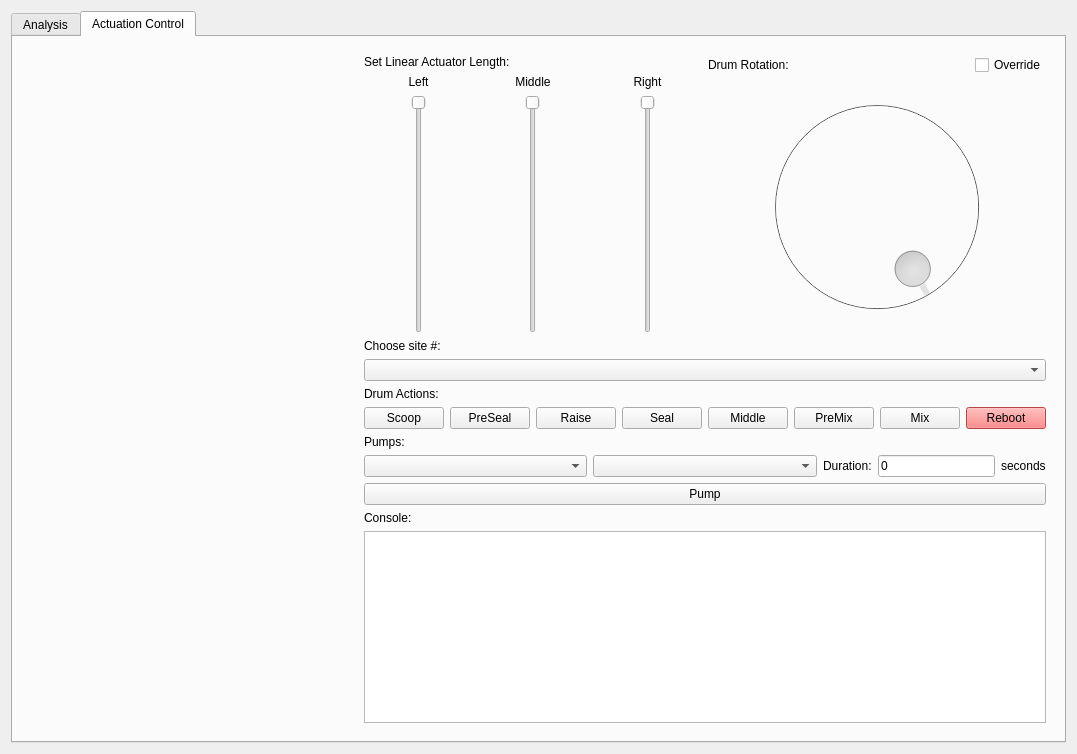
<?xml version="1.0" encoding="UTF-8"?>
<ui version="4.0">
 <class>Science</class>
 <widget class="QWidget" name="Science">
  <property name="geometry">
   <rect>
    <x>0</x>
    <y>0</y>
    <width>1077</width>
    <height>754</height>
   </rect>
  </property>
  <property name="sizePolicy">
   <sizepolicy hsizetype="Expanding" vsizetype="Expanding">
    <horstretch>0</horstretch>
    <verstretch>0</verstretch>
   </sizepolicy>
  </property>
  <property name="windowTitle">
   <string>Science</string>
  </property>
  <layout class="QVBoxLayout" name="verticalLayout_2">
   <item>
    <widget class="QTabWidget" name="scienceControl">
     <property name="sizePolicy">
      <sizepolicy hsizetype="Preferred" vsizetype="Preferred">
       <horstretch>0</horstretch>
       <verstretch>0</verstretch>
      </sizepolicy>
     </property>
     <property name="currentIndex">
      <number>1</number>
     </property>
     <widget class="QWidget" name="analysis_tab">
      <property name="sizePolicy">
       <sizepolicy hsizetype="Expanding" vsizetype="Expanding">
        <horstretch>0</horstretch>
        <verstretch>0</verstretch>
       </sizepolicy>
      </property>
      <attribute name="title">
       <string>Analysis</string>
      </attribute>
      <layout class="QGridLayout" name="gridLayout_2">
       <item row="0" column="1">
        <layout class="QHBoxLayout" name="horizontalLayout_6">
         <item>
          <layout class="QVBoxLayout" name="verticalLayout_4">
           <item>
            <widget class="QLabel" name="cuvette">
             <property name="text">
              <string>Cuvettes:</string>
             </property>
            </widget>
           </item>
           <item>
            <widget class="QComboBox" name="cuvette_number_choice">
             <property name="currentText">
              <string/>
             </property>
             <property name="currentIndex">
              <number>0</number>
             </property>
             <item>
              <property name="text">
               <string/>
              </property>
             </item>
             <item>
              <property name="text">
               <string>Pump Position 1</string>
              </property>
             </item>
             <item>
              <property name="text">
               <string>Pump Position 2</string>
              </property>
             </item>
             <item>
              <property name="text">
               <string>Pump Position 3</string>
              </property>
             </item>
             <item>
              <property name="text">
               <string>Pump Position 4</string>
              </property>
             </item>
             <item>
              <property name="text">
               <string>Site 1 Test 1</string>
              </property>
             </item>
             <item>
              <property name="text">
               <string>Site 1 Test 2</string>
              </property>
             </item>
             <item>
              <property name="text">
               <string>Site 1 Test 3</string>
              </property>
             </item>
             <item>
              <property name="text">
               <string>Site 1 Test 4</string>
              </property>
             </item>
             <item>
              <property name="text">
               <string>Site 2 Test 1</string>
              </property>
             </item>
             <item>
              <property name="text">
               <string>Site 2 Test 2</string>
              </property>
             </item>
             <item>
              <property name="text">
               <string>Site 2 Test 3</string>
              </property>
             </item>
             <item>
              <property name="text">
               <string>Site 2 Test 4</string>
              </property>
             </item>
             <item>
              <property name="text">
               <string>Site 3 Test 1</string>
              </property>
             </item>
             <item>
              <property name="text">
               <string>Site 3 Test 2</string>
              </property>
             </item>
             <item>
              <property name="text">
               <string>Site 3 Test 3</string>
              </property>
             </item>
             <item>
              <property name="text">
               <string>Site 3 Test 4</string>
              </property>
             </item>
             <item>
              <property name="text">
               <string>Control 1</string>
              </property>
             </item>
             <item>
              <property name="text">
               <string>Control 2</string>
              </property>
             </item>
            </widget>
           </item>
           <item>
            <widget class="QPushButton" name="move_cuvette_button">
             <property name="text">
              <string>Move Cuvette</string>
             </property>
            </widget>
           </item>
           <item>
            <widget class="QLabel" name="label_5">
             <property name="text">
              <string>Spectrometer:</string>
             </property>
            </widget>
           </item>
           <item>
            <layout class="QHBoxLayout" name="horizontalLayout_5">
             <item>
              <widget class="QLabel" name="label_6">
               <property name="sizePolicy">
                <sizepolicy hsizetype="Maximum" vsizetype="Preferred">
                 <horstretch>0</horstretch>
                 <verstretch>0</verstretch>
                </sizepolicy>
               </property>
               <property name="text">
                <string>Integration Time:</string>
               </property>
              </widget>
             </item>
             <item>
              <widget class="QLineEdit" name="integration_time_edit">
               <property name="sizePolicy">
                <sizepolicy hsizetype="Preferred" vsizetype="Fixed">
                 <horstretch>0</horstretch>
                 <verstretch>0</verstretch>
                </sizepolicy>
               </property>
               <property name="text">
                <string>100000</string>
               </property>
               <property name="alignment">
                <set>Qt::AlignRight|Qt::AlignTrailing|Qt::AlignVCenter</set>
               </property>
               <property name="placeholderText">
                <string>Default: 100000</string>
               </property>
              </widget>
             </item>
            </layout>
           </item>
           <item>
            <widget class="QPushButton" name="spectrometer_capture_button">
             <property name="text">
              <string>Capture</string>
             </property>
            </widget>
           </item>
           <item>
            <widget class="QCheckBox" name="light_toggle_checkbox">
             <property name="text">
              <string>Light Switch</string>
             </property>
            </widget>
           </item>
           <item>
            <widget class="QLabel" name="label">
             <property name="text">
              <string>You're Doing Great Honey &lt;3</string>
             </property>
            </widget>
           </item>
          </layout>
         </item>
         <item>
          <layout class="QVBoxLayout" name="verticalLayout_10">
           <item>
            <widget class="QLabel" name="history">
             <property name="text">
              <string>Spectrometer History:</string>
             </property>
            </widget>
           </item>
           <item>
            <widget class="QListWidget" name="history_list">
             <property name="sizePolicy">
              <sizepolicy hsizetype="Preferred" vsizetype="Preferred">
               <horstretch>0</horstretch>
               <verstretch>0</verstretch>
              </sizepolicy>
             </property>
            </widget>
           </item>
           <item>
            <layout class="QHBoxLayout" name="horizontalLayout">
             <item>
              <widget class="QPushButton" name="delete_capture">
               <property name="text">
                <string>Delete Capture</string>
               </property>
              </widget>
             </item>
             <item>
              <widget class="QPushButton" name="clear_history">
               <property name="text">
                <string>Clear History</string>
               </property>
              </widget>
             </item>
            </layout>
           </item>
          </layout>
         </item>
        </layout>
       </item>
       <item row="4" column="1">
        <widget class="SuperCameraWidget" name="camera3" native="true">
         <property name="sizePolicy">
          <sizepolicy hsizetype="Expanding" vsizetype="Expanding">
           <horstretch>0</horstretch>
           <verstretch>0</verstretch>
          </sizepolicy>
         </property>
        </widget>
       </item>
       <item row="0" column="0" rowspan="5">
        <layout class="QVBoxLayout" name="verticalLayout_7">
         <item>
          <layout class="QHBoxLayout" name="horizontalLayout_2">
           <item>
            <widget class="QGroupBox" name="groupBox">
             <property name="title">
              <string>Porphyrin Overlays:</string>
             </property>
             <layout class="QGridLayout" name="gridLayout_10">
              <item row="1" column="0">
               <widget class="QCheckBox" name="chlorophyll_gt500_overlay">
                <property name="text">
                 <string>Chlorophyll &gt;500</string>
                </property>
               </widget>
              </item>
              <item row="1" column="1">
               <widget class="QCheckBox" name="egg_shell_gt500_overlay">
                <property name="text">
                 <string>Egg Shell &gt;500</string>
                </property>
               </widget>
              </item>
              <item row="0" column="0">
               <widget class="QCheckBox" name="chlorophyll_lt500_overlay">
                <property name="text">
                 <string>Chlorophyll &lt;500</string>
                </property>
               </widget>
              </item>
              <item row="0" column="1">
               <widget class="QCheckBox" name="egg_shell_lt500_overlay">
                <property name="text">
                 <string>Egg Shell &lt;500</string>
                </property>
               </widget>
              </item>
             </layout>
            </widget>
           </item>
           <item>
            <widget class="QGroupBox" name="groupBox_3">
             <property name="title">
              <string>Control Overlays:</string>
             </property>
             <layout class="QGridLayout" name="gridLayout_9">
              <item row="0" column="0">
               <widget class="QCheckBox" name="ipa_gt500_overlay">
                <property name="text">
                 <string>Isopropyl Alc &lt;500</string>
                </property>
               </widget>
              </item>
              <item row="0" column="2">
               <widget class="QLabel" name="label_4">
                <property name="text">
                 <string/>
                </property>
               </widget>
              </item>
              <item row="1" column="0">
               <widget class="QCheckBox" name="ipa_lt500_overlay">
                <property name="text">
                 <string>Isopropyl Alc &gt;500</string>
                </property>
               </widget>
              </item>
             </layout>
            </widget>
           </item>
          </layout>
         </item>
         <item>
          <widget class="QGroupBox" name="groupBox_2">
           <property name="title">
            <string>Terpenoids Overlays:</string>
           </property>
           <layout class="QGridLayout" name="gridLayout">
            <item row="1" column="0">
             <widget class="QCheckBox" name="egg_yolk_gt500_overlay">
              <property name="text">
               <string>Egg Yolk &gt;500</string>
              </property>
             </widget>
            </item>
            <item row="0" column="0">
             <widget class="QCheckBox" name="egg_yolk_lt500_overlay">
              <property name="text">
               <string>Egg Yolk &lt;500</string>
              </property>
             </widget>
            </item>
            <item row="0" column="2">
             <widget class="QCheckBox" name="carrot_lt500_overlay">
              <property name="text">
               <string>Carrot &lt;500</string>
              </property>
             </widget>
            </item>
            <item row="1" column="1">
             <widget class="QCheckBox" name="tangerine_gt500_overlay">
              <property name="text">
               <string>Tangerine &gt;500</string>
              </property>
             </widget>
            </item>
            <item row="0" column="1">
             <widget class="QCheckBox" name="tangerine_lt500_overlay">
              <property name="text">
               <string>Tangerine &lt;500</string>
              </property>
             </widget>
            </item>
            <item row="1" column="2">
             <widget class="QCheckBox" name="carrot_gt500_overlay">
              <property name="text">
               <string>Carrot &gt;500</string>
              </property>
             </widget>
            </item>
           </layout>
          </widget>
         </item>
         <item>
          <widget class="GraphWidget" name="graph" native="true">
           <property name="sizePolicy">
            <sizepolicy hsizetype="Expanding" vsizetype="Expanding">
             <horstretch>0</horstretch>
             <verstretch>0</verstretch>
            </sizepolicy>
           </property>
          </widget>
         </item>
        </layout>
       </item>
      </layout>
     </widget>
     <widget class="QWidget" name="actuation_control_tab">
      <property name="sizePolicy">
       <sizepolicy hsizetype="Expanding" vsizetype="Expanding">
        <horstretch>0</horstretch>
        <verstretch>0</verstretch>
       </sizepolicy>
      </property>
      <attribute name="title">
       <string>Actuation Control</string>
      </attribute>
      <layout class="QGridLayout" name="gridLayout_3" columnstretch="1,2">
       <item row="3" column="1" rowspan="3">
        <widget class="QWidget" name="widget" native="true">
         <layout class="QVBoxLayout" name="verticalLayout">
          <item>
           <layout class="QHBoxLayout" name="horizontalLayout_9" stretch="0,0">
            <item>
             <layout class="QVBoxLayout" name="verticalLayout_5">
              <item>
               <widget class="QLabel" name="label_9">
                <property name="text">
                 <string>Set Linear Actuator Length:</string>
                </property>
               </widget>
              </item>
              <item>
               <layout class="QGridLayout" name="gridLayout_4">
                <item row="0" column="1">
                 <widget class="QLabel" name="label_7">
                  <property name="sizePolicy">
                   <sizepolicy hsizetype="Expanding" vsizetype="Preferred">
                    <horstretch>0</horstretch>
                    <verstretch>0</verstretch>
                   </sizepolicy>
                  </property>
                  <property name="text">
                   <string>Middle</string>
                  </property>
                  <property name="alignment">
                   <set>Qt::AlignCenter</set>
                  </property>
                 </widget>
                </item>
                <item row="0" column="0">
                 <widget class="QLabel" name="label_2">
                  <property name="sizePolicy">
                   <sizepolicy hsizetype="Expanding" vsizetype="Preferred">
                    <horstretch>0</horstretch>
                    <verstretch>0</verstretch>
                   </sizepolicy>
                  </property>
                  <property name="text">
                   <string>Left</string>
                  </property>
                  <property name="alignment">
                   <set>Qt::AlignCenter</set>
                  </property>
                 </widget>
                </item>
                <item row="0" column="2">
                 <widget class="QLabel" name="label_8">
                  <property name="sizePolicy">
                   <sizepolicy hsizetype="Expanding" vsizetype="Preferred">
                    <horstretch>0</horstretch>
                    <verstretch>0</verstretch>
                   </sizepolicy>
                  </property>
                  <property name="text">
                   <string>Right</string>
                  </property>
                  <property name="alignment">
                   <set>Qt::AlignCenter</set>
                  </property>
                 </widget>
                </item>
                <item row="1" column="0">
                 <layout class="QGridLayout" name="gridLayout_6">
                  <item row="0" column="0">
                   <widget class="QSlider" name="left_linear_actuator_slider">
                    <property name="minimum">
                     <number>20</number>
                    </property>
                    <property name="maximum">
                     <number>179</number>
                    </property>
                    <property name="orientation">
                     <enum>Qt::Vertical</enum>
                    </property>
                    <property name="invertedAppearance">
                     <bool>true</bool>
                    </property>
                   </widget>
                  </item>
                 </layout>
                </item>
                <item row="1" column="1">
                 <layout class="QGridLayout" name="gridLayout_7">
                  <item row="0" column="0">
                   <widget class="QSlider" name="middle_linear_actuator_slider">
                    <property name="minimum">
                     <number>20</number>
                    </property>
                    <property name="maximum">
                     <number>179</number>
                    </property>
                    <property name="orientation">
                     <enum>Qt::Vertical</enum>
                    </property>
                    <property name="invertedAppearance">
                     <bool>true</bool>
                    </property>
                   </widget>
                  </item>
                 </layout>
                </item>
                <item row="1" column="2">
                 <layout class="QGridLayout" name="gridLayout_8">
                  <item row="0" column="0">
                   <widget class="QSlider" name="right_linear_actuator_slider">
                    <property name="minimum">
                     <number>20</number>
                    </property>
                    <property name="maximum">
                     <number>179</number>
                    </property>
                    <property name="orientation">
                     <enum>Qt::Vertical</enum>
                    </property>
                    <property name="invertedAppearance">
                     <bool>true</bool>
                    </property>
                   </widget>
                  </item>
                 </layout>
                </item>
               </layout>
              </item>
             </layout>
            </item>
            <item>
             <layout class="QVBoxLayout" name="verticalLayout_9">
              <item>
               <layout class="QHBoxLayout" name="horizontalLayout_10">
                <item>
                 <widget class="QLabel" name="label_10">
                  <property name="sizePolicy">
                   <sizepolicy hsizetype="Expanding" vsizetype="Maximum">
                    <horstretch>0</horstretch>
                    <verstretch>0</verstretch>
                   </sizepolicy>
                  </property>
                  <property name="text">
                   <string>Drum Rotation:</string>
                  </property>
                 </widget>
                </item>
                <item>
                 <widget class="QCheckBox" name="drum_override_checkbox">
                  <property name="sizePolicy">
                   <sizepolicy hsizetype="Minimum" vsizetype="Maximum">
                    <horstretch>0</horstretch>
                    <verstretch>0</verstretch>
                   </sizepolicy>
                  </property>
                  <property name="text">
                   <string>Override</string>
                  </property>
                 </widget>
                </item>
               </layout>
              </item>
              <item>
               <widget class="QDial" name="drum_rotation_dial">
                <property name="enabled">
                 <bool>false</bool>
                </property>
                <property name="sizePolicy">
                 <sizepolicy hsizetype="Expanding" vsizetype="Expanding">
                  <horstretch>0</horstretch>
                  <verstretch>0</verstretch>
                 </sizepolicy>
                </property>
                <property name="minimum">
                 <number>0</number>
                </property>
                <property name="maximum">
                 <number>4095</number>
                </property>
                <property name="value">
                 <number>0</number>
                </property>
                <property name="invertedAppearance">
                 <bool>true</bool>
                </property>
               </widget>
              </item>
             </layout>
            </item>
           </layout>
          </item>
          <item>
           <widget class="QLabel" name="site_label">
            <property name="text">
             <string>Choose site #:</string>
            </property>
           </widget>
          </item>
          <item>
           <widget class="QComboBox" name="site_dropdown">
            <item>
             <property name="text">
              <string/>
             </property>
            </item>
            <item>
             <property name="text">
              <string>1</string>
             </property>
            </item>
            <item>
             <property name="text">
              <string>2</string>
             </property>
            </item>
            <item>
             <property name="text">
              <string>3</string>
             </property>
            </item>
            <item>
             <property name="text">
              <string>Sample Return</string>
             </property>
            </item>
           </widget>
          </item>
          <item>
           <widget class="QLabel" name="label_11">
            <property name="text">
             <string>Drum Actions:</string>
            </property>
           </widget>
          </item>
          <item>
           <layout class="QHBoxLayout" name="horizontalLayout_7">
            <item>
             <widget class="QPushButton" name="scoop_button">
              <property name="text">
               <string>Scoop</string>
              </property>
             </widget>
            </item>
            <item>
             <widget class="QPushButton" name="pre_seal_button">
              <property name="text">
               <string>PreSeal</string>
              </property>
             </widget>
            </item>
            <item>
             <widget class="QPushButton" name="raise_button">
              <property name="text">
               <string>Raise</string>
              </property>
             </widget>
            </item>
            <item>
             <widget class="QPushButton" name="seal_button">
              <property name="text">
               <string>Seal</string>
              </property>
             </widget>
            </item>
            <item>
             <widget class="QPushButton" name="middle_button">
              <property name="text">
               <string>Middle</string>
              </property>
             </widget>
            </item>
            <item>
             <widget class="QPushButton" name="pre_mix_button">
              <property name="text">
               <string>PreMix</string>
              </property>
             </widget>
            </item>
            <item>
             <widget class="QPushButton" name="mix_button">
              <property name="text">
               <string>Mix</string>
              </property>
             </widget>
            </item>
            <item>
             <widget class="QPushButton" name="reboot_button">
              <property name="styleSheet">
               <string notr="true">background-color: #ff6060</string>
              </property>
              <property name="text">
               <string>Reboot</string>
              </property>
             </widget>
            </item>
           </layout>
          </item>
          <item>
           <widget class="QLabel" name="label_3">
            <property name="text">
             <string>Pumps:</string>
            </property>
           </widget>
          </item>
          <item>
           <layout class="QHBoxLayout" name="horizontalLayout_4" stretch="1,1,1">
            <item>
             <widget class="QComboBox" name="pump_choice">
              <item>
               <property name="text">
                <string/>
               </property>
              </item>
              <item>
               <property name="text">
                <string>Site 1</string>
               </property>
              </item>
              <item>
               <property name="text">
                <string>Site 2</string>
               </property>
              </item>
              <item>
               <property name="text">
                <string>Site 3</string>
               </property>
              </item>
             </widget>
            </item>
            <item>
             <widget class="QComboBox" name="pump_destination_choice">
              <item>
               <property name="text">
                <string/>
               </property>
              </item>
              <item>
               <property name="text">
                <string>Stop</string>
               </property>
              </item>
              <item>
               <property name="text">
                <string>To Scoop</string>
               </property>
              </item>
              <item>
               <property name="text">
                <string>To Lab</string>
               </property>
              </item>
             </widget>
            </item>
            <item>
             <layout class="QHBoxLayout" name="horizontalLayout_3">
              <item>
               <widget class="QLabel" name="label_13">
                <property name="text">
                 <string>Duration:</string>
                </property>
               </widget>
              </item>
              <item>
               <widget class="QLineEdit" name="pump_duration_line_edit">
                <property name="inputMask">
                 <string/>
                </property>
                <property name="text">
                 <string>0</string>
                </property>
                <property name="placeholderText">
                 <string/>
                </property>
               </widget>
              </item>
              <item>
               <widget class="QLabel" name="label_14">
                <property name="text">
                 <string>seconds</string>
                </property>
               </widget>
              </item>
             </layout>
            </item>
           </layout>
          </item>
          <item>
           <widget class="QPushButton" name="pump_button">
            <property name="text">
             <string>Pump</string>
            </property>
           </widget>
          </item>
          <item>
           <widget class="QLabel" name="label_12">
            <property name="text">
             <string>Console:</string>
            </property>
           </widget>
          </item>
          <item>
           <widget class="QListWidget" name="console_list_widget">
            <property name="sizePolicy">
             <sizepolicy hsizetype="Preferred" vsizetype="Preferred">
              <horstretch>0</horstretch>
              <verstretch>0</verstretch>
             </sizepolicy>
            </property>
           </widget>
          </item>
         </layout>
        </widget>
       </item>
       <item row="3" column="0" rowspan="3">
        <layout class="QVBoxLayout" name="verticalLayout_3">
         <item>
          <widget class="SuperCameraWidget" name="camera1" native="true">
           <property name="sizePolicy">
            <sizepolicy hsizetype="Preferred" vsizetype="Ignored">
             <horstretch>0</horstretch>
             <verstretch>0</verstretch>
            </sizepolicy>
           </property>
          </widget>
         </item>
         <item>
          <widget class="SuperCameraWidget" name="camera2" native="true">
           <property name="sizePolicy">
            <sizepolicy hsizetype="Preferred" vsizetype="Ignored">
             <horstretch>0</horstretch>
             <verstretch>0</verstretch>
            </sizepolicy>
           </property>
          </widget>
         </item>
        </layout>
       </item>
      </layout>
     </widget>
    </widget>
   </item>
  </layout>
 </widget>
 <customwidgets>
  <customwidget>
   <class>GraphWidget</class>
   <extends>QWidget</extends>
   <header>urc_gui_common.widgets.graph_widget</header>
   <container>1</container>
  </customwidget>
  <customwidget>
   <class>SuperCameraWidget</class>
   <extends>QWidget</extends>
   <header>urc_gui_common.widgets.super_camera_widget</header>
   <container>1</container>
  </customwidget>
 </customwidgets>
 <resources/>
 <connections/>
</ui>
